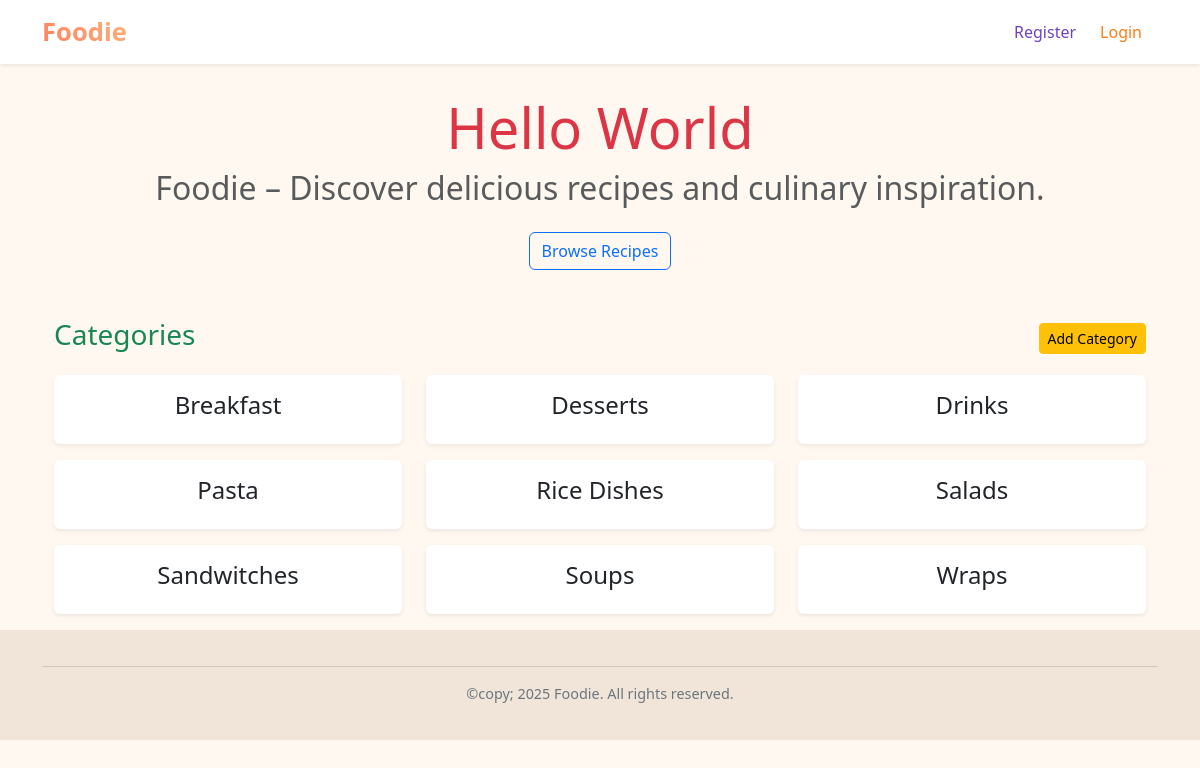
Before: /home/ with the older database file.
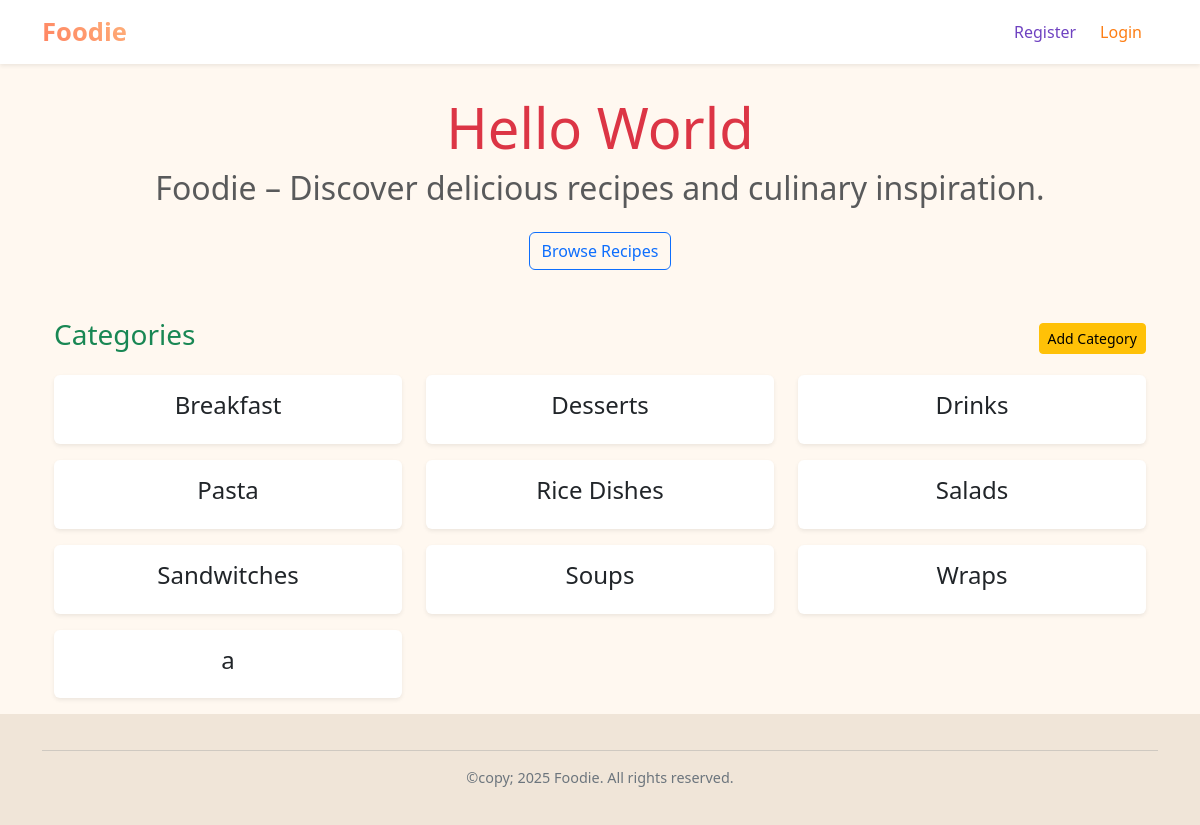
After: the same page with the newer database file.
### foodie_app/models.py (models this page shows)
class Category(models.Model):
    name = models.CharField(max_length=100)
    date_added = models.DateTimeField(auto_now_add=True)  # New field
    class Meta:
        verbose_name = "Category"
        ordering = ['name']   # default order by name ascending
    def __str__(self):
        return self.name

### foodie_app/views.py (the view)
# urls.py: path('', views.index, name='index'),
def index(request):
    categories = Category.objects.all()
    context = {'categories': categories}
    return render(request, 'foodie_app/index.html', context)

### foodie_app/templates/foodie_app/index.html
{% extends "base.html" %} {% block content %}
<div class="container">
  <div class="text-center mb-5">
    <h1 class="display-4 text-danger">Hello World</h1>
    <h2 class="text-muted">
      Foodie – Discover delicious recipes and culinary inspiration.
    </h2>
    <a href="{% url 'recipes:recipes' %}" class="btn btn-outline-primary mt-3"
      >Browse Recipes</a
    >
  </div>
  <div class="d-flex justify-content-between align-items-center mb-3">
    <h3 class="text-success">Categories</h3>
    <a href="{% url 'foodie_app:add_category' %}" class="btn btn-warning btn-sm"
      >Add Category</a
    >
  </div>
  <div class="row">
    {% for category in categories %}
    <div class="col-md-4 mb-3">
      <div class="card shadow-sm border-0 h-100">
        <div class="card-body text-center">
          <h4 class="card-title">
            <a
              href="{% url 'foodie_app:recipes' category.id %}"
              class="text-decoration-none text-dark"
            >
              {{ category }}
            </a>
          </h4>
        </div>
      </div>
    </div>
    {% endfor %}
  </div>
</div>
{% endblock content %}

Changed rows visible on the page:
added Category: name "a"
